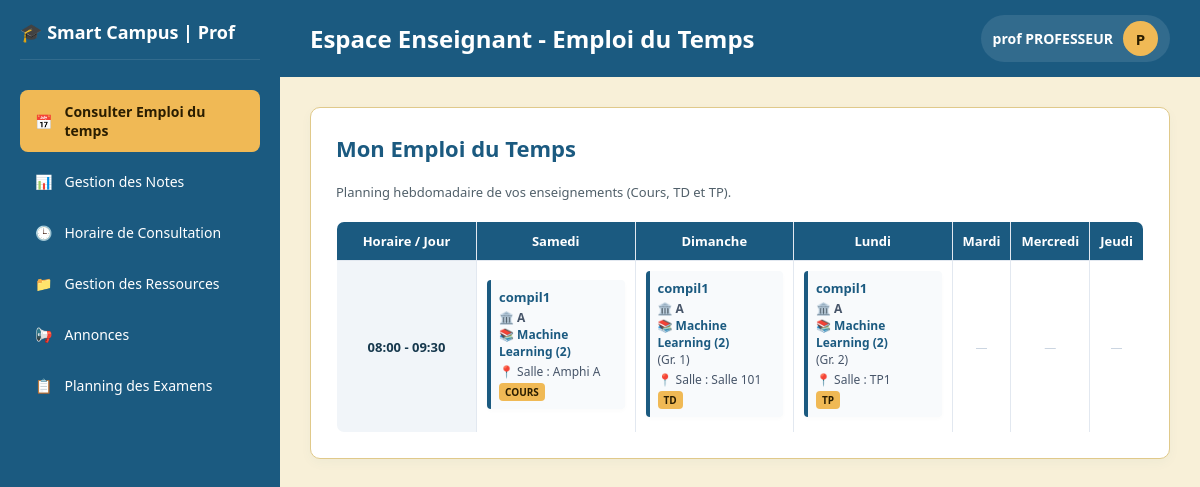
The app's page /prof_dashboard.php (signed in) with its own data.
### tables this page shows
CREATE TABLE `seance` (
  `id_Seance` int(11) NOT NULL,
  `id_salle` int(11) NOT NULL,
  `id_prof` int(11) NOT NULL,
  `id_Sec` int(11) NOT NULL,
  `id_groupe` int(11) DEFAULT NULL,
  `id_mod` int(11) NOT NULL,
  `type_seance` enum('cours','TD','TP') NOT NULL DEFAULT 'cours',
  `jour` enum('Dimanche','Lundi','Mardi','Mercredi','Jeudi','Vendredi','Samedi') NOT NULL,
  `heurD` time NOT NULL,
  `heurF` time NOT NULL
);

CREATE TABLE `section` (
  `id_Sec` int(11) NOT NULL,
  `nom_sec` varchar(100) NOT NULL,
  `id_sp` int(11) DEFAULT NULL,
  `nombre_groupes` int(11) DEFAULT 4
);

CREATE TABLE `specialite` (
  `id_sp` int(11) NOT NULL,
  `NomSp` varchar(100) NOT NULL,
  `id_Dep` int(11) DEFAULT NULL,
  `annee` int(11) NOT NULL
);

### prof_dashboard.php (the view, shortened to what this page needs)
<?php
$host = 'localhost';
$db   = 'smart_campus';
$user = 'root';
$pass = '';
$id_prof = $_SESSION['id_user'];
$nom_prof = $_SESSION['nom'] ?? 'Enseignant';
$prenom_prof = $_SESSION['prenom'] ?? '';
$emploi_du_temps = [];
try {
    $pdo = new PDO("mysql:host=$host;dbname=$db;charset=utf8mb4", $user, $pass);
    $pdo->setAttribute(PDO::ATTR_ERRMODE, PDO::ERRMODE_EXCEPTION);
    $stmt = $pdo->prepare("
        SELECT s.jour,
               CONCAT(TIME_FORMAT(s.heurD, '%H:%i'), ' - ', TIME_FORMAT(s.heurF, '%H:%i')) AS horaire_str,
               s.type_seance,
               s.id_groupe AS groupe,
               COALESCE(m.nom_mod, CONCAT('Module #', s.id_mod)) AS module,
               sec.nom_sec AS section_nom,
               sp.NomSp AS specialite_nom,
               sp.annee AS specialite_annee,
               COALESCE(sal.nom_salle, CONCAT('Salle #', s.id_salle)) AS salle
        FROM seance s
        JOIN prof p ON s.id_prof = p.id_prof
        LEFT JOIN module m ON s.id_mod = m.id_mod
        LEFT JOIN section sec ON s.id_Sec = sec.id_Sec
        LEFT JOIN specialite sp ON sec.id_sp = sp.id_sp
        LEFT JOIN salle sal ON s.id_salle = sal.id_salle
        WHERE p.id_user = ?
        ORDER BY FIELD(s.jour, 'Samedi', 'Dimanche', 'Lundi', 'Mardi', 'Mercredi', 'Jeudi', 'Vendredi'), s.heurD ASC
    ");
    $stmt->execute([$id_prof]);
    $seances = $stmt->fetchAll(PDO::FETCH_ASSOC);
    foreach ($seances as $seance) {
        $emploi_du_temps[$seance['jour']][$seance['horaire_str']][] = $seance;
    }
} catch (PDOException $e) {
    $error = "Erreur de base de données : " . $e->getMessage();
}
$jours = ['Samedi', 'Dimanche', 'Lundi', 'Mardi', 'Mercredi', 'Jeudi'];
?>
<!DOCTYPE html>
<html lang="fr">
<head>
</head>
<body>
    <div class="sidebar">
        <div class="sidebar-top">
            <div class="logo-area"><span>🎓 Smart Campus | Prof</span></div>
            <div class="menu">
              <a href="prof_emploi_du_temps.php" class="menu-item active"><span>📅</span> Consulter Emploi du temps</a>
              <a href="prof_gestion_notes.php" class="menu-item"><span>📊</span> Gestion des Notes</a>
              <a href="prof_horaires_consultation.php" class="menu-item"><span>🕒</span> Horaire de Consultation</a>
              <a href="prof_ressources_pedagogiques.php" class="menu-item"><span>📁</span> Gestion des Ressources</a>
              <a href="prof_annonces.php" class="menu-item"><span>📢</span> Annonces</a>
              <a href="prof_planning_examens.php" class="menu-item"><span>📋</span> Planning des Examens</a>
          </div>
        </div>
    </div>
    <div class="main-content">
        <div class="top-navbar">
            <h2>Espace Enseignant - Emploi du Temps</h2>
            <div class="user-menu-container" onclick="toggleUserMenu(event)">
                <div class="user-profile">
                    <span><strong><?php echo htmlspecialchars($prenom_prof . ' ' . $nom_prof); ?></strong></span>
                    <div class="user-avatar"><?php echo strtoupper(substr($prenom_prof, 0, 1)); ?></div>
                </div>
            </div>
        </div>
        <div class="content-body">
            <div class="card">
                <h2 class="page-title">Mon Emploi du Temps </h2>
                <p style="font-size: 13px; color: #51606A; margin-bottom: 20px;">
                    Planning hebdomadaire de vos enseignements (Cours, TD et TP).
                </p>
                <table class="edt-table">
                    <thead>
                        <tr>
                            <th style="width: 140px;">Horaire / Jour</th>
                            <?php foreach ($jours as $jour): ?>
                                <th><?php echo $jour; ?></th>
                            <?php endforeach; ?>
                        </tr>
                    </thead>
                    <tbody>
                        <?php
                        $tous_horaires = [];
                        foreach ($emploi_du_temps as $j => $plages) {
                            foreach ($plages as $h => $seances_tab) {
                                if (!in_array($h, $tous_horaires)) {
                                    $tous_horaires[] = $h;
                                }
                            }
                        }
                        sort($tous_horaires);
                        if (!empty($tous_horaires)):
                            foreach ($tous_horaires as $horaire):
                        ?>
                            <tr>
                                <td style="font-weight: 600; background-color: #f1f5f9;"><?php echo $horaire; ?></td>
                                <?php foreach ($jours as $jour): ?>
                                    <td>
                                        <?php if (isset($emploi_du_temps[$jour][$horaire])): ?>
                                            <?php foreach ($emploi_du_temps[$jour][$horaire] as $seance): ?>
                                                <div class="seance-card">
                                                    <div class="seance-module"><?php echo htmlspecialchars($seance['module']); ?></div>
                                                    <div class="seance-details">
                                                        🏛️ <strong><?php echo htmlspecialchars($seance['section_nom'] ?? 'Section'); ?></strong>
                                                        <?php if (!empty($seance['specialite_nom'])): ?>
                                                            <br><span style="color: #1B5A80; font-weight: 600;">📚 <?php echo htmlspecialchars($seance['specialite_nom']); ?> (<?php echo htmlspecialchars($seance['specialite_annee']); ?>)</span>
                                                        <?php endif; ?>
                                                        <?php if (!empty($seance['groupe'])): ?>
                                                            <br>(Gr. <?php echo htmlspecialchars($seance['groupe']); ?>)
                                                        <?php endif; ?>
                                                    </div>
                                                    <div class="seance-details">📍 Salle : <?php echo htmlspecialchars($seance['salle']); ?></div>
                                                    <span class="badge-type"><?php echo htmlspecialchars($seance['type_seance']); ?></span>
                                                </div>
                                            <?php endforeach; ?>
                                        <?php else: ?>
                                            <span style="color: #cbd5e1; font-size: 12px;">—</span>
                                        <?php endif; ?>
                                    </td>
                                <?php endforeach; ?>
                            </tr>
                        <?php
                            endforeach;
                        else:
                        ?>
                            <tr>
                                <td colspan="7" style="text-align: center; color: #777; padding: 20px;">Aucune séance enregistrée dans votre emploi du temps.</td>
                            </tr>
                        <?php endif; ?>
                    </tbody>
                </table>
            </div>
        </div>
    </div>
</body>
</html>

### prof_dashboard.php (style rules this page uses)
:root { --header: #1B5A80; --menu: #226B94; --on-blue: #FFFFFF; --accent: #F0B955; --on-accent: #2A1D00; --bg: #F8F0D8; --card: #FFFFFF; --border: #E0C98A; --text: #16384D; }
* { box-sizing: border-box; margin: 0; padding: 0; font-family: 'Segoe UI', Tahoma, Geneva, Verdana, sans-serif; }
body { background-color: var(--bg); color: var(--text); display: flex; height: 100vh; overflow: hidden; }
.sidebar { width: 280px; background-color: var(--header); display: flex; flex-direction: column; justify-content: space-between; padding: 20px; }
.logo-area { color: var(--on-blue); font-size: 18px; font-weight: bold; margin-bottom: 30px; padding-bottom: 15px; border-bottom: 1px solid rgba(255,255,255,0.1); }
.menu { display: flex; flex-direction: column; gap: 8px; }
.menu-item { color: var(--on-blue); padding: 12px 15px; border-radius: 8px; text-decoration: none; font-size: 14px; font-weight: 500; display: flex; align-items: center; gap: 12px; transition: 0.2s; }
.menu-item:hover, .menu-item.active { background-color: var(--accent); color: var(--on-accent); font-weight: 600; }
.main-content { flex: 1; display: flex; flex-direction: column; overflow-y: auto; }
.top-navbar { background-color: var(--header); color: var(--on-blue); padding: 15px 30px; display: flex; justify-content: space-between; align-items: center; }
.content-body { padding: 30px; max-width: 1300px; margin: 0 auto; width: 100%; }
.card { background-color: var(--card); border: 1px solid var(--border); border-radius: 10px; padding: 25px; box-shadow: 0 4px 12px rgba(27,90,128,0.04); margin-bottom: 25px; }
.page-title { color: var(--header); font-size: 22px; font-weight: 700; margin-bottom: 20px; }
.user-menu-container { position: relative; cursor: pointer; }
.user-profile { display: flex; align-items: center; gap: 10px; background: rgba(255, 255, 255, 0.1); padding: 6px 12px; border-radius: 30px; transition: background 0.2s; }
.user-profile span { color: var(--on-blue); font-size: 14px; }
.user-avatar { width: 35px; height: 35px; background-color: var(--accent); color: var(--on-accent); border-radius: 50%; display: flex; align-items: center; justify-content: center; font-weight: bold; font-size: 15px; }
table.edt-table { width: 100%; border-collapse: collapse; margin-top: 10px; background: white; border-radius: 8px; overflow: hidden; border: 1px solid var(--border); }
table.edt-table th, table.edt-table td { border: 1px solid #e2e8f0; padding: 10px; text-align: center; vertical-align: middle; font-size: 13px; }
table.edt-table th { background-color: var(--header); color: var(--on-blue); font-weight: 600; }
.seance-card { background-color: #f8fafc; border-left: 4px solid var(--header); padding: 8px; border-radius: 4px; text-align: left; margin-bottom: 5px; box-shadow: 0 2px 4px rgba(0,0,0,0.02); }
.seance-module { font-weight: 700; color: var(--header); font-size: 13px; }
.seance-details { font-size: 12px; color: #475569; margin-top: 3px; }
.badge-type { display: inline-block; padding: 2px 6px; font-size: 10px; font-weight: bold; border-radius: 4px; background-color: var(--accent); color: var(--on-accent); text-transform: uppercase; margin-top: 3px; }

### records on screen
seance: module "compil1", id_Sec.nom_sec "A", specialite.NomSp "Machine Learning", specialite.annee "2", salle "Amphi A", type_seance "COURS"
seance: module "compil1", id_Sec.nom_sec "A", specialite.NomSp "Machine Learning", specialite.annee "2", id_groupe "1", salle "Salle 101", type_seance "TD"
seance: module "compil1", id_Sec.nom_sec "A", specialite.NomSp "Machine Learning", specialite.annee "2", id_groupe "2", salle "TP1", type_seance "TP"

### other values on screen
$prenom_prof . ' ' . $nom_prof "prof PROFESSEUR"
substr($prenom_prof, 0, 1) "P"
$jour "Samedi"
$jour "Dimanche"
$jour "Lundi"
$jour "Mardi"
$jour "Mercredi"
$jour "Jeudi"
$horaire "08:00 - 09:30"
